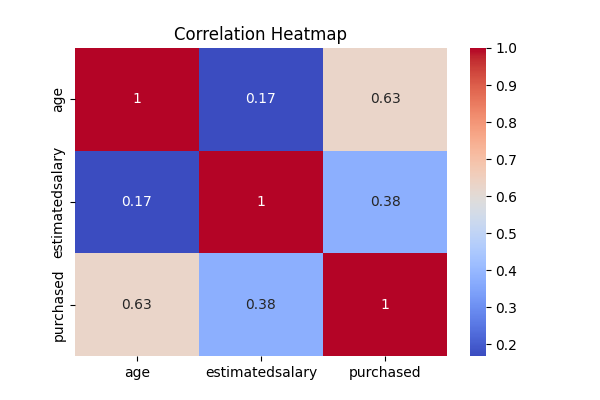
#> input picture data/processed/report_corr.png, 600 x 400 px
$ python -i image_model.py   (imports and definitions only)
#> lines starting #> are read from the running program, lines starting #| are printed output that depends on the picture; after the words box and inside, x2 and y2 are one past the last pixel; in counts of white or black regions, pixels touching at a corner belong together
#> further down, picture is the input picture: shape (400, 600, 3); mean B, G, R 203.5, 178.3, 203.6
import pytesseract
import cv2
import re
import os
# Try to set Tesseract path
# Note: The installer at C:\Users\Admin\Downloads\tesseract-ocr-w64-setup-5.5.0.20241111.exe
# will install Tesseract to C:\Program Files\Tesseract-OCR\tesseract.exe
TESSERACT_PATHS = [
    r'C:\Program Files\Tesseract-OCR\tesseract.exe',  # 64-bit default installation
    r'C:\Program Files (x86)\Tesseract-OCR\tesseract.exe',  # 32-bit alternative
    '/usr/bin/tesseract',  # Linux
    '/usr/local/bin/tesseract'  # macOS
]

# [4 lines not run here, left out]

OUTPUT_FOLDER = os.path.join(os.getcwd(), "data", "processed")
# [1 line not run here, left out]


def preprocess_image(image):
    gray = cv2.cvtColor(image, cv2.COLOR_BGR2GRAY)
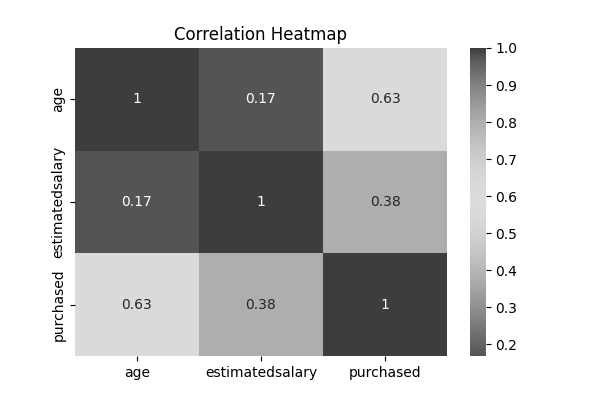
#> gray: shape (400, 600); min 0, max 255, mean 188.9
    gray = cv2.medianBlur(gray, 3)
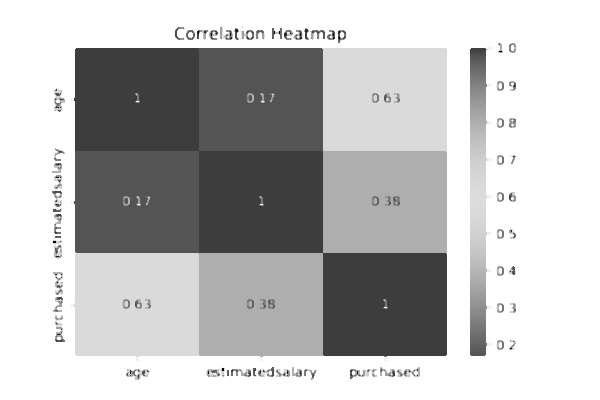
#> gray: shape (400, 600); min 0, max 255, mean 189.8
    thresh = cv2.threshold(gray, 150, 255, cv2.THRESH_BINARY)[1]
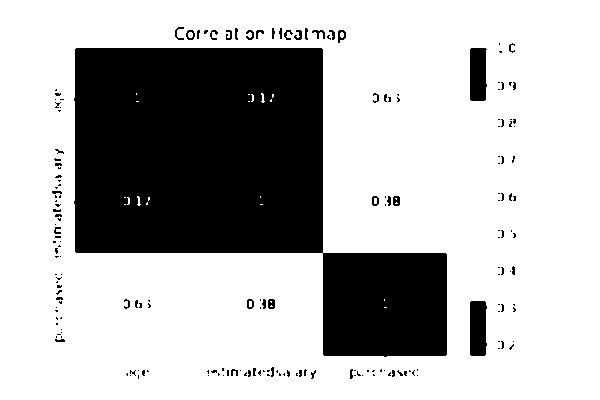
#> thresh: shape (400, 600); 71.9% white; 186 black regions (148 under 20 px), largest, box (x1, y1, x2, y2) and area: (74, 48, 447, 357) 63490, (470, 301, 487, 356) 882, (470, 48, 487, 101) 849
    return thresh


# [5 lines left out: function extract_text, not called in this run]


def clean_text(text):
    return re.sub(r'\s+', ' ', text).strip()


# [70 lines left out: functions save_text, process_image, not called in this run]

>>> import cv2
>>> picture = cv2.imread('../data/processed/report_corr.png')
>>> result = preprocess_image(picture)
